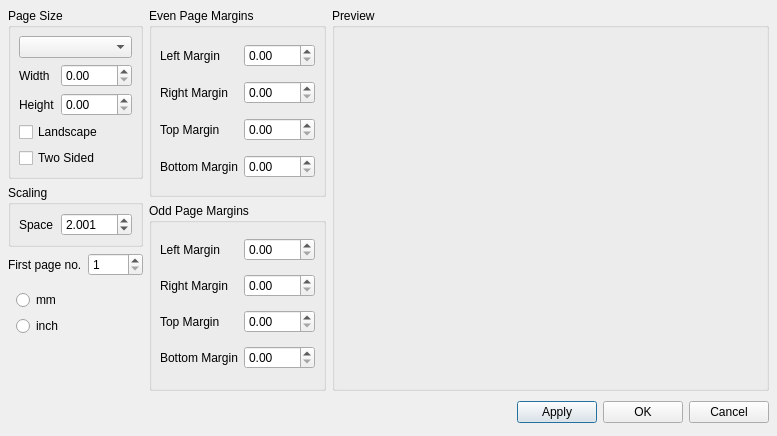
<?xml version="1.0" encoding="UTF-8"?>
<ui version="4.0">
 <class>PageSettingsBase</class>
 <widget class="QDialog" name="PageSettingsBase">
  <property name="geometry">
   <rect>
    <x>0</x>
    <y>0</y>
    <width>777</width>
    <height>436</height>
   </rect>
  </property>
  <property name="windowTitle">
   <string>MuseScore: Page Settings</string>
  </property>
  <layout class="QGridLayout">
   <property name="margin">
    <number>8</number>
   </property>
   <property name="spacing">
    <number>6</number>
   </property>
   <item row="0" column="2">
    <widget class="QGroupBox" name="previewGroup">
     <property name="sizePolicy">
      <sizepolicy hsizetype="Expanding" vsizetype="Expanding">
       <horstretch>0</horstretch>
       <verstretch>0</verstretch>
      </sizepolicy>
     </property>
     <property name="title">
      <string>Preview</string>
     </property>
    </widget>
   </item>
   <item row="1" column="0" colspan="3">
    <layout class="QHBoxLayout">
     <property name="spacing">
      <number>6</number>
     </property>
     <property name="margin">
      <number>0</number>
     </property>
     <item>
      <spacer>
       <property name="orientation">
        <enum>Qt::Horizontal</enum>
       </property>
       <property name="sizeHint" stdset="0">
        <size>
         <width>131</width>
         <height>31</height>
        </size>
       </property>
      </spacer>
     </item>
     <item>
      <widget class="QPushButton" name="buttonApply">
       <property name="text">
        <string>Apply</string>
       </property>
      </widget>
     </item>
     <item>
      <widget class="QPushButton" name="buttonOk">
       <property name="text">
        <string>OK</string>
       </property>
      </widget>
     </item>
     <item>
      <widget class="QPushButton" name="buttonCancel">
       <property name="text">
        <string>Cancel</string>
       </property>
      </widget>
     </item>
    </layout>
   </item>
   <item row="0" column="0">
    <layout class="QVBoxLayout">
     <property name="spacing">
      <number>6</number>
     </property>
     <property name="margin">
      <number>0</number>
     </property>
     <item>
      <widget class="QGroupBox" name="groupBox">
       <property name="title">
        <string>Page Size</string>
       </property>
       <layout class="QGridLayout">
        <property name="margin">
         <number>8</number>
        </property>
        <property name="spacing">
         <number>6</number>
        </property>
        <item row="1" column="1">
         <widget class="QDoubleSpinBox" name="pageWidth">
          <property name="sizePolicy">
           <sizepolicy hsizetype="Minimum" vsizetype="Fixed">
            <horstretch>0</horstretch>
            <verstretch>0</verstretch>
           </sizepolicy>
          </property>
          <property name="maximum">
           <double>2000.000000000000000</double>
          </property>
         </widget>
        </item>
        <item row="2" column="1">
         <widget class="QDoubleSpinBox" name="pageHeight">
          <property name="sizePolicy">
           <sizepolicy hsizetype="Minimum" vsizetype="Fixed">
            <horstretch>0</horstretch>
            <verstretch>0</verstretch>
           </sizepolicy>
          </property>
          <property name="maximum">
           <double>2000.000000000000000</double>
          </property>
         </widget>
        </item>
        <item row="4" column="0" colspan="2">
         <widget class="QCheckBox" name="twosided">
          <property name="text">
           <string>Two Sided</string>
          </property>
         </widget>
        </item>
        <item row="3" column="0" colspan="2">
         <widget class="QCheckBox" name="landscape">
          <property name="text">
           <string>Landscape</string>
          </property>
         </widget>
        </item>
        <item row="2" column="0">
         <widget class="QLabel" name="label_3">
          <property name="text">
           <string>Height</string>
          </property>
          <property name="textFormat">
           <enum>Qt::PlainText</enum>
          </property>
          <property name="buddy">
           <cstring>pageHeight</cstring>
          </property>
         </widget>
        </item>
        <item row="1" column="0">
         <widget class="QLabel" name="label_2">
          <property name="text">
           <string>Width</string>
          </property>
          <property name="textFormat">
           <enum>Qt::PlainText</enum>
          </property>
          <property name="buddy">
           <cstring>pageWidth</cstring>
          </property>
         </widget>
        </item>
        <item row="0" column="0" colspan="2">
         <widget class="QComboBox" name="pageGroup"/>
        </item>
       </layout>
      </widget>
     </item>
     <item>
      <widget class="QGroupBox" name="groupBox_2">
       <property name="title">
        <string>Scaling</string>
       </property>
       <layout class="QHBoxLayout">
        <property name="spacing">
         <number>6</number>
        </property>
        <property name="margin">
         <number>8</number>
        </property>
        <item>
         <widget class="QLabel" name="label">
          <property name="text">
           <string>Space</string>
          </property>
          <property name="textFormat">
           <enum>Qt::PlainText</enum>
          </property>
          <property name="buddy">
           <cstring>spatiumEntry</cstring>
          </property>
         </widget>
        </item>
        <item>
         <widget class="QDoubleSpinBox" name="spatiumEntry">
          <property name="sizePolicy">
           <sizepolicy hsizetype="Minimum" vsizetype="Fixed">
            <horstretch>0</horstretch>
            <verstretch>0</verstretch>
           </sizepolicy>
          </property>
          <property name="decimals">
           <number>3</number>
          </property>
          <property name="minimum">
           <double>0.001000000000000</double>
          </property>
          <property name="maximum">
           <double>999.990000000000009</double>
          </property>
          <property name="singleStep">
           <double>0.200000000000000</double>
          </property>
          <property name="value">
           <double>2.001000000000000</double>
          </property>
         </widget>
        </item>
       </layout>
      </widget>
     </item>
     <item>
      <layout class="QHBoxLayout" name="horizontalLayout_2">
       <item>
        <widget class="QLabel" name="label_12">
         <property name="text">
          <string>First page no.</string>
         </property>
         <property name="textFormat">
          <enum>Qt::PlainText</enum>
         </property>
         <property name="buddy">
          <cstring>pageOffsetEntry</cstring>
         </property>
        </widget>
       </item>
       <item>
        <widget class="QSpinBox" name="pageOffsetEntry">
         <property name="minimum">
          <number>1</number>
         </property>
         <property name="maximum">
          <number>999</number>
         </property>
        </widget>
       </item>
      </layout>
     </item>
     <item>
      <layout class="QVBoxLayout">
       <property name="spacing">
        <number>6</number>
       </property>
       <property name="margin">
        <number>8</number>
       </property>
       <item>
        <widget class="QRadioButton" name="mmButton">
         <property name="text">
          <string>mm</string>
         </property>
        </widget>
       </item>
       <item>
        <widget class="QRadioButton" name="inchButton">
         <property name="text">
          <string>inch</string>
         </property>
        </widget>
       </item>
      </layout>
     </item>
     <item>
      <spacer name="verticalSpacer">
       <property name="orientation">
        <enum>Qt::Vertical</enum>
       </property>
       <property name="sizeHint" stdset="0">
        <size>
         <width>20</width>
         <height>40</height>
        </size>
       </property>
      </spacer>
     </item>
    </layout>
   </item>
   <item row="0" column="1">
    <layout class="QVBoxLayout">
     <property name="spacing">
      <number>6</number>
     </property>
     <property name="margin">
      <number>0</number>
     </property>
     <item>
      <widget class="QGroupBox" name="groupBox_3">
       <property name="title">
        <string>Even Page Margins</string>
       </property>
       <layout class="QGridLayout">
        <property name="margin">
         <number>8</number>
        </property>
        <property name="spacing">
         <number>6</number>
        </property>
        <item row="3" column="1">
         <widget class="QDoubleSpinBox" name="evenPageBottomMargin">
          <property name="sizePolicy">
           <sizepolicy hsizetype="Preferred" vsizetype="Fixed">
            <horstretch>0</horstretch>
            <verstretch>0</verstretch>
           </sizepolicy>
          </property>
          <property name="maximum">
           <double>2000.000000000000000</double>
          </property>
         </widget>
        </item>
        <item row="2" column="1">
         <widget class="QDoubleSpinBox" name="evenPageTopMargin">
          <property name="sizePolicy">
           <sizepolicy hsizetype="Preferred" vsizetype="Fixed">
            <horstretch>0</horstretch>
            <verstretch>0</verstretch>
           </sizepolicy>
          </property>
          <property name="maximum">
           <double>2000.000000000000000</double>
          </property>
         </widget>
        </item>
        <item row="1" column="1">
         <widget class="QDoubleSpinBox" name="evenPageRightMargin">
          <property name="sizePolicy">
           <sizepolicy hsizetype="Preferred" vsizetype="Fixed">
            <horstretch>0</horstretch>
            <verstretch>0</verstretch>
           </sizepolicy>
          </property>
          <property name="maximum">
           <double>2000.000000000000000</double>
          </property>
         </widget>
        </item>
        <item row="0" column="1">
         <widget class="QDoubleSpinBox" name="evenPageLeftMargin">
          <property name="sizePolicy">
           <sizepolicy hsizetype="Fixed" vsizetype="Fixed">
            <horstretch>0</horstretch>
            <verstretch>0</verstretch>
           </sizepolicy>
          </property>
          <property name="maximum">
           <double>2000.000000000000000</double>
          </property>
         </widget>
        </item>
        <item row="3" column="0">
         <widget class="QLabel" name="label_7">
          <property name="text">
           <string>Bottom Margin</string>
          </property>
          <property name="textFormat">
           <enum>Qt::PlainText</enum>
          </property>
          <property name="buddy">
           <cstring>evenPageBottomMargin</cstring>
          </property>
         </widget>
        </item>
        <item row="2" column="0">
         <widget class="QLabel" name="label_6">
          <property name="text">
           <string>Top Margin</string>
          </property>
          <property name="textFormat">
           <enum>Qt::PlainText</enum>
          </property>
          <property name="buddy">
           <cstring>evenPageTopMargin</cstring>
          </property>
         </widget>
        </item>
        <item row="1" column="0">
         <widget class="QLabel" name="label_5">
          <property name="text">
           <string>Right Margin</string>
          </property>
          <property name="textFormat">
           <enum>Qt::PlainText</enum>
          </property>
          <property name="buddy">
           <cstring>evenPageRightMargin</cstring>
          </property>
         </widget>
        </item>
        <item row="0" column="0">
         <widget class="QLabel" name="label_4">
          <property name="text">
           <string>Left Margin</string>
          </property>
          <property name="textFormat">
           <enum>Qt::PlainText</enum>
          </property>
          <property name="buddy">
           <cstring>evenPageLeftMargin</cstring>
          </property>
         </widget>
        </item>
       </layout>
      </widget>
     </item>
     <item>
      <widget class="QGroupBox" name="groupBox_4">
       <property name="title">
        <string>Odd Page Margins</string>
       </property>
       <layout class="QGridLayout">
        <property name="margin">
         <number>8</number>
        </property>
        <property name="spacing">
         <number>6</number>
        </property>
        <item row="3" column="1">
         <widget class="QDoubleSpinBox" name="oddPageBottomMargin">
          <property name="sizePolicy">
           <sizepolicy hsizetype="Preferred" vsizetype="Fixed">
            <horstretch>0</horstretch>
            <verstretch>0</verstretch>
           </sizepolicy>
          </property>
          <property name="maximum">
           <double>2000.000000000000000</double>
          </property>
         </widget>
        </item>
        <item row="2" column="1">
         <widget class="QDoubleSpinBox" name="oddPageTopMargin">
          <property name="sizePolicy">
           <sizepolicy hsizetype="Preferred" vsizetype="Fixed">
            <horstretch>0</horstretch>
            <verstretch>0</verstretch>
           </sizepolicy>
          </property>
          <property name="maximum">
           <double>2000.000000000000000</double>
          </property>
         </widget>
        </item>
        <item row="1" column="1">
         <widget class="QDoubleSpinBox" name="oddPageRightMargin">
          <property name="sizePolicy">
           <sizepolicy hsizetype="Preferred" vsizetype="Fixed">
            <horstretch>0</horstretch>
            <verstretch>0</verstretch>
           </sizepolicy>
          </property>
          <property name="maximum">
           <double>2000.000000000000000</double>
          </property>
         </widget>
        </item>
        <item row="0" column="1">
         <widget class="QDoubleSpinBox" name="oddPageLeftMargin">
          <property name="sizePolicy">
           <sizepolicy hsizetype="Fixed" vsizetype="Fixed">
            <horstretch>0</horstretch>
            <verstretch>0</verstretch>
           </sizepolicy>
          </property>
          <property name="maximum">
           <double>2000.000000000000000</double>
          </property>
         </widget>
        </item>
        <item row="3" column="0">
         <widget class="QLabel" name="label_11">
          <property name="text">
           <string>Bottom Margin</string>
          </property>
          <property name="textFormat">
           <enum>Qt::PlainText</enum>
          </property>
          <property name="buddy">
           <cstring>oddPageBottomMargin</cstring>
          </property>
         </widget>
        </item>
        <item row="2" column="0">
         <widget class="QLabel" name="label_10">
          <property name="text">
           <string>Top Margin</string>
          </property>
          <property name="textFormat">
           <enum>Qt::PlainText</enum>
          </property>
          <property name="buddy">
           <cstring>oddPageTopMargin</cstring>
          </property>
         </widget>
        </item>
        <item row="1" column="0">
         <widget class="QLabel" name="label_9">
          <property name="text">
           <string>Right Margin</string>
          </property>
          <property name="textFormat">
           <enum>Qt::PlainText</enum>
          </property>
          <property name="buddy">
           <cstring>oddPageRightMargin</cstring>
          </property>
         </widget>
        </item>
        <item row="0" column="0">
         <widget class="QLabel" name="label_8">
          <property name="text">
           <string>Left Margin</string>
          </property>
          <property name="textFormat">
           <enum>Qt::PlainText</enum>
          </property>
          <property name="buddy">
           <cstring>oddPageLeftMargin</cstring>
          </property>
         </widget>
        </item>
       </layout>
      </widget>
     </item>
    </layout>
   </item>
  </layout>
 </widget>
 <tabstops>
  <tabstop>buttonApply</tabstop>
  <tabstop>buttonOk</tabstop>
  <tabstop>buttonCancel</tabstop>
  <tabstop>pageGroup</tabstop>
  <tabstop>pageWidth</tabstop>
  <tabstop>pageHeight</tabstop>
  <tabstop>landscape</tabstop>
  <tabstop>twosided</tabstop>
  <tabstop>spatiumEntry</tabstop>
  <tabstop>pageOffsetEntry</tabstop>
  <tabstop>mmButton</tabstop>
  <tabstop>inchButton</tabstop>
  <tabstop>evenPageLeftMargin</tabstop>
  <tabstop>evenPageRightMargin</tabstop>
  <tabstop>evenPageTopMargin</tabstop>
  <tabstop>evenPageBottomMargin</tabstop>
  <tabstop>oddPageLeftMargin</tabstop>
  <tabstop>oddPageRightMargin</tabstop>
  <tabstop>oddPageTopMargin</tabstop>
  <tabstop>oddPageBottomMargin</tabstop>
 </tabstops>
 <resources/>
 <connections>
  <connection>
   <sender>buttonOk</sender>
   <signal>clicked()</signal>
   <receiver>PageSettingsBase</receiver>
   <slot>accept()</slot>
   <hints>
    <hint type="sourcelabel">
     <x>278</x>
     <y>253</y>
    </hint>
    <hint type="destinationlabel">
     <x>96</x>
     <y>254</y>
    </hint>
   </hints>
  </connection>
  <connection>
   <sender>buttonCancel</sender>
   <signal>clicked()</signal>
   <receiver>PageSettingsBase</receiver>
   <slot>reject()</slot>
   <hints>
    <hint type="sourcelabel">
     <x>369</x>
     <y>253</y>
    </hint>
    <hint type="destinationlabel">
     <x>179</x>
     <y>282</y>
    </hint>
   </hints>
  </connection>
 </connections>
</ui>
